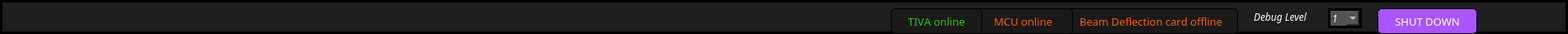
   <widget class="QFrame" name="frame">
    <property name="geometry">
     <rect>
      <x>0</x>
      <y>0</y>
      <width>1901</width>
      <height>41</height>
     </rect>
    </property>
    <property name="font">
     <font>
      <family>Montserrat</family>
      <pointsize>10</pointsize>
      <weight>50</weight>
      <italic>false</italic>
      <bold>false</bold>
      <kerning>false</kerning>
     </font>
    </property>
    <property name="styleSheet">
     <string notr="true">border: 3px solid rgb(0,0,0);
background-color: rgb(30,30,30);</string>
    </property>
    <property name="frameShape">
     <enum>QFrame::StyledPanel</enum>
    </property>
    <property name="frameShadow">
     <enum>QFrame::Raised</enum>
    </property>
    <widget class="QLabel" name="scancard_status">
     <property name="geometry">
      <rect>
       <x>1290</x>
       <y>10</y>
       <width>211</width>
       <height>31</height>
      </rect>
     </property>
     <property name="font">
      <font>
       <family>Montserrat</family>
       <pointsize>10</pointsize>
       <weight>50</weight>
       <italic>false</italic>
       <bold>false</bold>
       <kerning>false</kerning>
      </font>
     </property>
     <property name="styleSheet">
      <string notr="true">border:1px solid rgb(0,0,0);
border-radius:5px;
color: rgb(250, 90, 0);
background-color: rgb(25, 25, 25);</string>
     </property>
     <property name="text">
      <string>Beam Deflection card offline</string>
     </property>
     <property name="alignment">
      <set>Qt::AlignCenter</set>
     </property>
    </widget>
    <widget class="QLabel" name="MCU_Status">
     <property name="geometry">
      <rect>
       <x>1180</x>
       <y>10</y>
       <width>121</width>
       <height>31</height>
      </rect>
     </property>
     <property name="font">
      <font>
       <family>Montserrat</family>
       <pointsize>10</pointsize>
       <weight>50</weight>
       <italic>false</italic>
       <bold>false</bold>
       <kerning>false</kerning>
      </font>
     </property>
     <property name="styleSheet">
      <string notr="true">border:1px solid rgb(0,0,0);
border-radius:5px;

background-color: rgb(25, 25, 25);color: rgb(250, 90, 0);</string>
     </property>
     <property name="text">
      <string>MCU online</string>
     </property>
     <property name="alignment">
      <set>Qt::AlignCenter</set>
     </property>
    </widget>
    <widget class="QLabel" name="tiva_status">
     <property name="geometry">
      <rect>
       <x>1080</x>
       <y>10</y>
       <width>111</width>
       <height>31</height>
      </rect>
     </property>
     <property name="font">
      <font>
       <family>Montserrat</family>
       <pointsize>10</pointsize>
       <weight>50</weight>
       <italic>false</italic>
       <bold>false</bold>
       <kerning>false</kerning>
      </font>
     </property>
     <property name="styleSheet">
      <string notr="true">border:1px solid rgb(0,0,0);
border-radius:5px;
color: rgb(40, 200, 0);
background-color: rgb(25, 25, 25);</string>
     </property>
     <property name="text">
      <string>TIVA online</string>
     </property>
     <property name="alignment">
      <set>Qt::AlignCenter</set>
     </property>
    </widget>
    <widget class="QPushButton" name="shutDown">
     <property name="geometry">
      <rect>
       <x>1670</x>
       <y>10</y>
       <width>121</width>
       <height>31</height>
      </rect>
     </property>
     <property name="font">
      <font>
       <family>Montserrat</family>
       <pointsize>10</pointsize>
       <weight>50</weight>
       <italic>false</italic>
       <bold>false</bold>
       <kerning>false</kerning>
      </font>
     </property>
     <property name="styleSheet">
      <string notr="true">color: rgb(255, 255, 255);
background-color: rgb(170, 85, 255);
border: 1px solid rgb(0,0,0);
border-radius:5px;</string>
     </property>
     <property name="text">
      <string>SHUT DOWN</string>
     </property>
    </widget>
    <widget class="QLabel" name="label_57">
     <property name="geometry">
      <rect>
       <x>1520</x>
       <y>10</y>
       <width>91</width>
       <height>21</height>
      </rect>
     </property>
     <property name="font">
      <font>
       <family>Montserrat</family>
       <italic>true</italic>
      </font>
     </property>
     <property name="styleSheet">
      <string notr="true">border: 0px;
background-color: rgb(30,30,30);
color: rgb(255, 255, 255);</string>
     </property>
     <property name="text">
      <string>Debug Level</string>
     </property>
    </widget>
    <widget class="QComboBox" name="DebugLevel">
     <property name="geometry">
      <rect>
       <x>1610</x>
       <y>10</y>
       <width>41</width>
       <height>24</height>
      </rect>
     </property>
     <property name="font">
      <font>
       <family>Montserrat</family>
       <italic>true</italic>
      </font>
     </property>
     <property name="styleSheet">
      <string notr="true">QComboBox {
        background-color: rgb(83, 83, 83);
        color: rgb(255, 255, 255);
        }
QComboBox QAbstractItemView {
        background-color: rgb(255, 255, 255);
        selection-background-color: blue;
        color: rgb(255, 255, 255); 
        }</string>
     </property>
     <property name="editable">
      <bool>false</bool>
     </property>
     <property name="currentText">
      <string>1</string>
     </property>
     <property name="insertPolicy">
      <enum>QComboBox::InsertAtBottom</enum>
     </property>
     <property name="placeholderText">
      <string comment="Debug level" extracomment="Debug level"/>
     </property>
     <item>
      <property name="text">
       <string>1</string>
      </property>
     </item>
     <item>
      <property name="text">
       <string>2</string>
      </property>
     </item>
    </widget>
   </widget>
